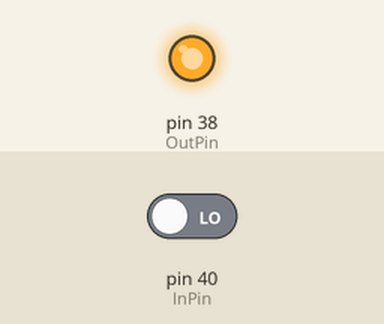
Bench run of a program on a simulated Raspberry Pi (header pin numbers). On the bench: output pins drawn as LEDs (lit = HIGH). Inputs (shaded band) come from the test bench; at power-on: pin 40 (InPin) LOW.

Above: at 1.2 s.
1.3 s: pin 40 (InPin) driven HIGH
At 2.5 s:
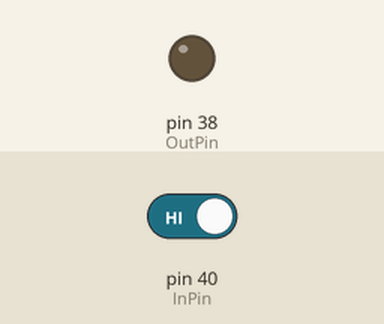
2.8 s: pin 40 (InPin) driven LOW
At 3.8 s:
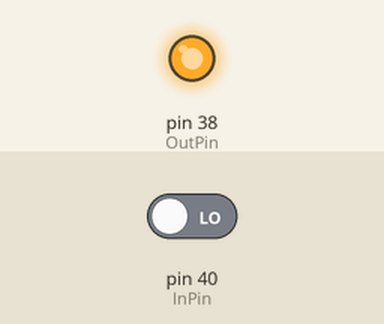
Timing chart, 0 to 5.8 s (numbered marks = the images above; inputs shaded):
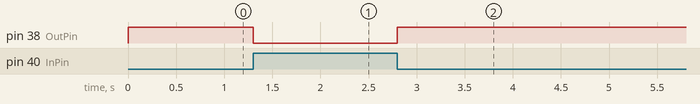

The program:

LEDbutton.py
```python
import RPi.GPIO as GPIO
from time import sleep
GPIO.setmode(GPIO.BOARD)
delay=0.1
InPin=40
OutPin=38
GPIO.setup(OutPin, GPIO.OUT)
GPIO.setup(InPin, GPIO.IN)
try:
    while True:
        readVal=GPIO.input(InPin)
        if readVal==1:
            GPIO.output(OutPin, 0)
        else:
            GPIO.output(OutPin, 1)
except KeyboardInterrupt:
    GPIO.cleanup()
```

Measured:
- after the input at 1.3 s, pin 38 (OutPin): HIGH → LOW at once
- after the input at 2.8 s, pin 38 (OutPin): LOW → HIGH at once
